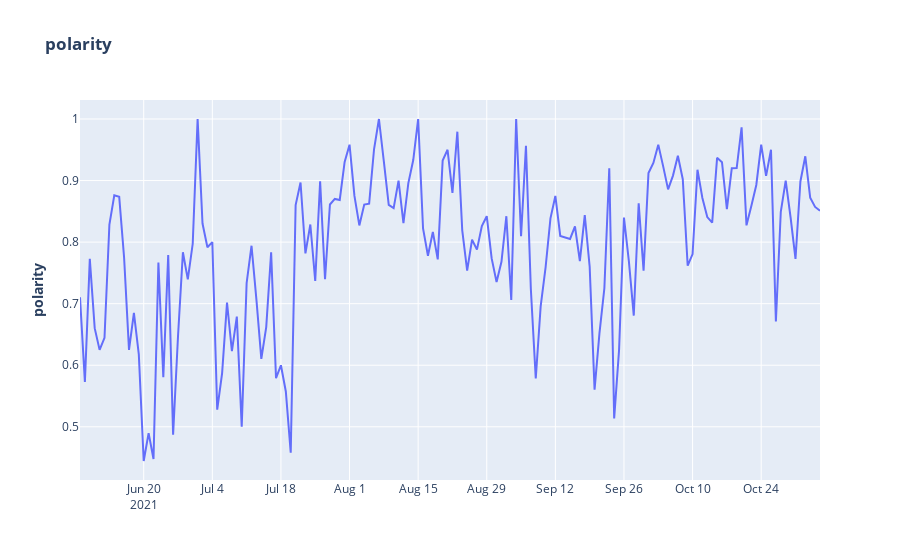

The notebook cell this image was saved under:
### Code cell
from plotly.offline import download_plotlyjs, init_notebook_mode, plot, iplot
import plotly.graph_objs as go




trace1 = go.Scatter(
            x=df_news.index,
            y=df_news['polarity'],
            mode='lines',
            name='polarity'
            )
layout = dict(
                title='<b>polarity</b>',
                yaxis=dict(title='<b>polarity</b>')
            )
pdata = [trace1]
fig = dict(data=pdata, layout=layout)
iplot(fig, filename="Time Series with Rangeslider")

### Figure 1 — Plotly figure (JSON) as saved in the notebook; plotly's stock layout.template omitted (floating-point values rounded to 4 significant figures; data arrays with more than 128 entries replaced by an {"elided": "..."} marker saying what was removed)
{"data": [{"mode": "lines", "name": "polarity", "type": "scatter", "x": {"elided": "152 str values"}, "y": {"elided": "152 float values"}}], "layout": {"title": {"text": "<b>polarity</b>"}, "yaxis": {"title": {"text": "<b>polarity</b>"}}}}
